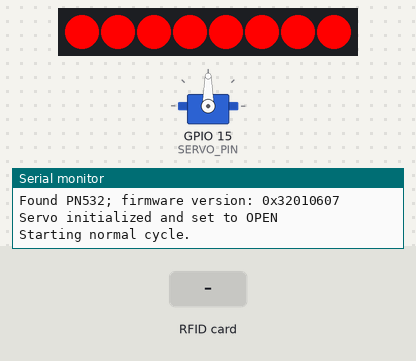
Recording of a sketch running on a simulated ESP32. Parts: 8 RGB LEDs in strip order, left to right, servo, the last lines printed to the serial monitor. The inputs (shaded band) are chosen by the test bench.

Above: at 1.9 s.
2.0 s: RFID card B9 47 7C 05 held to the reader
At 2.5 s:
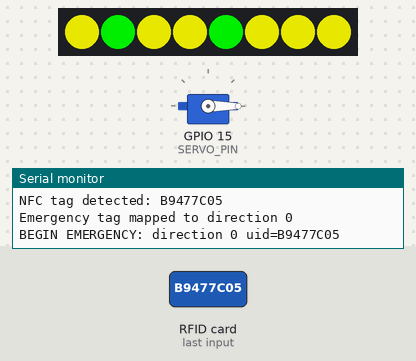
3.5 s: RFID card 04 B1 34 C2 D5 01 23 held to the reader
At 3.8 s:
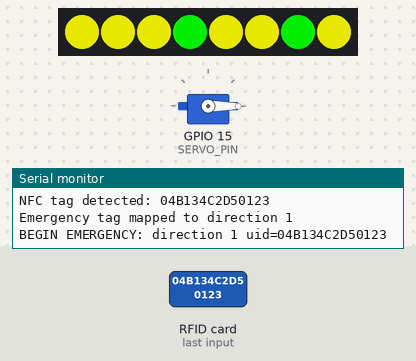
5.0 s: RFID card 04 C1 A2 B3 D4 12 34 held to the reader
At 36.6 s:
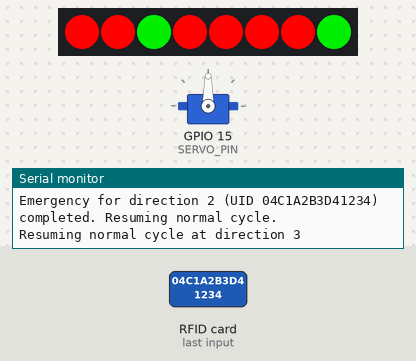
Timing chart, 0 to 56.9 s (numbered marks = the images above; inputs shaded):
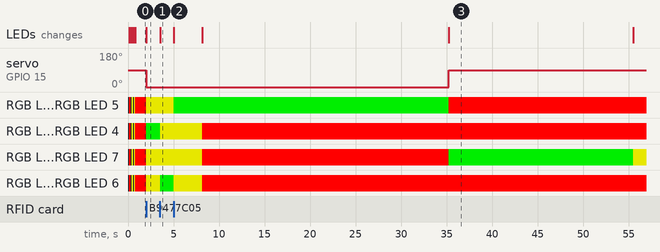

The sketch:

v4.ino
```cpp
/*
  ESP32 Traffic Light Controller + NFC Emergency + Servo
  -------------------------------------------------------
  Features:
    - Normal traffic light cycle with 4 directions
    - Emergency override via NFC (green light for 30s)
    - Servo control: closes when emergency active, opens otherwise
    - Updated LED mapping for NeoPixel LEDs
*/

#include <Arduino.h>
#include <Wire.h>
#include <Adafruit_NeoPixel.h>
#include <Adafruit_PN532.h>
#include <ESP32Servo.h>

/* ================= CONFIGURATION ================= */
#define NUM_DIRECTIONS 4
#define LEDS_PER_DIRECTION 2
#define LED_COUNT 8

#define LED_PIN 5
#define I2C_SDA 21
#define I2C_SCL 22
#define PN532_IRQ_PIN 4
#define PN532_RESET_PIN 2

#define NORMAL_GREEN_MS 20000UL
#define NORMAL_YELLOW_MS 5000UL

#define EMERGENCY_GREEN_MS 30000UL
#define EMERGENCY_OTHER_YELLOW_MS 3000UL

#define UNKNOWN_UID_PRINT_DEBOUNCE_MS 1000UL
#define PN532_READ_TIMEOUT 250UL

/* Servo config */
#define SERVO_PIN 15
Servo gateServo;
#define SERVO_OPEN_ANGLE 90
#define SERVO_CLOSED_ANGLE 0

/* Calculate normal red duration for each direction */
const unsigned long NORMAL_RED_MS = NUM_DIRECTIONS * (NORMAL_GREEN_MS + NORMAL_YELLOW_MS) - (NORMAL_GREEN_MS + NORMAL_YELLOW_MS);

/* ================= STATIC CHECK ==================== */
#if ((NUM_DIRECTIONS * LEDS_PER_DIRECTION) != LED_COUNT)
  #error "LED_COUNT must equal NUM_DIRECTIONS * LEDS_PER_DIRECTION"
#endif

/* ================= GLOBALS ======================== */
static Adafruit_NeoPixel strip = Adafruit_NeoPixel(LED_COUNT, LED_PIN, NEO_GRB + NEO_KHZ800);
static Adafruit_PN532 nfc = Adafruit_PN532(PN532_IRQ_PIN, PN532_RESET_PIN);

static uint32_t COLOR_RED;
static uint32_t COLOR_YELLOW;
static uint32_t COLOR_GREEN;
static uint32_t COLOR_OFF = 0;

/* New direction-to-pixel mapping */
static const uint8_t directionPixelMap[NUM_DIRECTIONS][LEDS_PER_DIRECTION] = {
  {1, 4}, // direction 0
  {3, 6}, // direction 1
  {0, 5}, // direction 2
  {2, 7}  // direction 3
};

/* NFC UID mapping structure */
typedef struct {
  const char* uidHex;
  uint8_t directionIndex;
} UidMap;

static UidMap nfcUidToDirectionMap[] = {
  { "B9477C05", 0 },
  { "04B134C2D50123", 1 },
  { "04C1A2B3D41234", 2 },
  { "0499AA11BB2233", 3 }
};
static const uint8_t NFCTAG_MAP_COUNT = sizeof(nfcUidToDirectionMap) / sizeof(nfcUidToDirectionMap[0]);

/* State machines */
typedef enum { NORM_GREEN, NORM_YELLOW } NormalState;
static NormalState normalState = NORM_GREEN;
static uint8_t normalCurrentDirection = 0;
static unsigned long normalStateStartMillis = 0UL;

static bool emergencyActive = false;
static String currentEmergencyUid = String("");
static int emergencyDirection = -1;
static unsigned long emergencyStartMillis = 0UL;

static unsigned long lastUnknownPrintMillis = 0UL;

/* ============== FUNCTION DECLARATIONS ============== */
static String uidBytesToHexString(uint8_t* uid, uint8_t uidLength);
static int findDirectionForUid(const String uidHex);
static void setDirectionColor(uint8_t dir, uint32_t color);
static void setAllDirectionsTo(uint32_t color);
static void updateStrip(void);
static void beginEmergency(const String uidHex, int dirIndex);
static void endEmergencyAndResume(void);
static void handleNormalStateMachine(void);
static void handleEmergencyStateMachine(void);
static void showInitialState(void);

/* ==================== SETUP ======================== */
void setup(void) {
  Serial.begin(115200);
  delay(100);
  Serial.println();
  Serial.println("=== ESP32 Traffic Light Controller + Servo ===");
  Serial.print("Computed approximate RED duration per direction: ");
  Serial.print(NORMAL_RED_MS); Serial.print(" ms ("); Serial.print(NORMAL_RED_MS/1000); Serial.println(" s)");

  Wire.begin(I2C_SDA, I2C_SCL);
  Serial.print("I2C started on SDA="); Serial.print(I2C_SDA); Serial.print(" SCL="); Serial.println(I2C_SCL);

  nfc.begin();
  uint32_t versiondata = nfc.getFirmwareVersion();
  if (!versiondata) {
    Serial.println("Didn't find PN532 board; check wiring!");
  } else {
    Serial.print("Found PN532; firmware version: 0x"); Serial.println(versiondata, HEX);
    nfc.SAMConfig();
  }

  strip.begin();
  strip.show();
  COLOR_RED = strip.Color(255,0,0);
  COLOR_YELLOW = strip.Color(180,180,0);
  COLOR_GREEN = strip.Color(0,200,0);

  gateServo.attach(SERVO_PIN);
  gateServo.write(SERVO_OPEN_ANGLE);
  Serial.println("Servo initialized and set to OPEN");

  showInitialState();

  normalState = NORM_GREEN;
  normalCurrentDirection = 0;
  normalStateStartMillis = millis();
  Serial.println("Starting normal cycle.");
}

/* ===================== LOOP ======================== */
void loop(void) {
  uint8_t uid[7];
  uint8_t uidLength = 0;

  bool success = nfc.readPassiveTargetID(PN532_MIFARE_ISO14443A, uid, &uidLength, PN532_READ_TIMEOUT);
  if (success && uidLength > 0) {
    String uidHex = uidBytesToHexString(uid, uidLength);
    Serial.print("NFC tag detected: "); Serial.println(uidHex);

    int dir = findDirectionForUid(uidHex);
    if (dir >= 0 && dir < NUM_DIRECTIONS) {
      if (emergencyActive && uidHex == currentEmergencyUid) {
        Serial.println("Duplicate emergency tag during active emergency - ignored.");
      } else {
        Serial.print("Emergency tag mapped to direction "); Serial.println(dir);
        beginEmergency(uidHex, dir);
      }
    } else {
      unsigned long now = millis();
      if (now - lastUnknownPrintMillis > UNKNOWN_UID_PRINT_DEBOUNCE_MS) {
        Serial.print("Unknown tag UID: "); Serial.println(uidHex);
        lastUnknownPrintMillis = now;
      }
    }
  }

  if (emergencyActive) handleEmergencyStateMachine();
  else handleNormalStateMachine();

  delay(10);
}

/* ============= STATE MACHINE LOGIC ================= */
static void handleNormalStateMachine(void) {
  unsigned long now = millis();
  unsigned long elapsed = now - normalStateStartMillis;

  if (normalState == NORM_GREEN) {
    if (elapsed == 0) {
      Serial.print("Normal: GREEN for direction "); Serial.println(normalCurrentDirection);
      for (uint8_t d = 0; d < NUM_DIRECTIONS; ++d) {
        if (d == normalCurrentDirection) setDirectionColor(d, COLOR_GREEN);
        else setDirectionColor(d, COLOR_RED);
      }
      updateStrip();
    }
    if (elapsed >= NORMAL_GREEN_MS) {
      normalState = NORM_YELLOW;
      normalStateStartMillis = now;
      Serial.print("Normal: GREEN->YELLOW for direction "); Serial.println(normalCurrentDirection);
      setDirectionColor(normalCurrentDirection, COLOR_YELLOW);
      updateStrip();
    }
  } else if (normalState == NORM_YELLOW) {
    if (elapsed >= NORMAL_YELLOW_MS) {
      normalCurrentDirection = (normalCurrentDirection + 1) % NUM_DIRECTIONS;
      normalState = NORM_GREEN;
      normalStateStartMillis = now;
      Serial.print("Normal: Next GREEN direction "); Serial.println(normalCurrentDirection);
      for (uint8_t d = 0; d < NUM_DIRECTIONS; ++d) {
        if (d == normalCurrentDirection) setDirectionColor(d, COLOR_GREEN);
        else setDirectionColor(d, COLOR_RED);
      }
      updateStrip();
    }
  }
}

static void handleEmergencyStateMachine(void) {
  unsigned long now = millis();
  unsigned long elapsed = now - emergencyStartMillis;

  if (elapsed <= EMERGENCY_GREEN_MS) {
    gateServo.write(SERVO_CLOSED_ANGLE); // close servo during emergency

    for (uint8_t d = 0; d < NUM_DIRECTIONS; ++d) {
      if ((int)d == emergencyDirection) setDirectionColor(d, COLOR_GREEN);
      else {
        if (elapsed < EMERGENCY_OTHER_YELLOW_MS) setDirectionColor(d, COLOR_YELLOW);
        else setDirectionColor(d, COLOR_RED);
      }
    }
    updateStrip();
  } else {
    gateServo.write(SERVO_OPEN_ANGLE); // open servo after emergency

    Serial.print("Emergency for direction "); Serial.print(emergencyDirection);
    Serial.print(" (UID "); Serial.print(currentEmergencyUid); Serial.println(") completed. Resuming normal cycle.");
    endEmergencyAndResume();
  }
}

/* ============= EMERGENCY CONTROL =================== */
static void beginEmergency(const String uidHex, int dirIndex) {
  emergencyActive = true;
  currentEmergencyUid = uidHex;
  emergencyDirection = dirIndex;
  emergencyStartMillis = millis();

  Serial.print("BEGIN EMERGENCY: direction "); Serial.print(emergencyDirection);
  Serial.print(" uid="); Serial.println(currentEmergencyUid);

  for (uint8_t d = 0; d < NUM_DIRECTIONS; ++d) {
    if ((int)d == emergencyDirection) setDirectionColor(d, COLOR_GREEN);
    else setDirectionColor(d, COLOR_YELLOW);
  }
  updateStrip();
}

static void endEmergencyAndResume(void) {
  emergencyActive = false;
  currentEmergencyUid = String("");
  int nextDir = (emergencyDirection + 1) % NUM_DIRECTIONS;
  emergencyDirection = -1;

  normalCurrentDirection = (uint8_t)nextDir;
  normalState = NORM_GREEN;
  normalStateStartMillis = millis();

  Serial.print("Resuming normal cycle at direction "); Serial.println(normalCurrentDirection);

  for (uint8_t d = 0; d < NUM_DIRECTIONS; ++d) {
    if (d == normalCurrentDirection) setDirectionColor(d, COLOR_GREEN);
    else setDirectionColor(d, COLOR_RED);
  }
  updateStrip();
}

/* ============= LED & UTILITIES ===================== */
static void setDirectionColor(uint8_t dir, uint32_t color) {
  for (uint8_t i = 0; i < LEDS_PER_DIRECTION; ++i) {
    uint8_t idx = directionPixelMap[dir][i];
    if (idx < LED_COUNT) strip.setPixelColor(idx, color);
  }
}

static void setAllDirectionsTo(uint32_t color) {
  for (uint16_t i = 0; i < LED_COUNT; ++i) strip.setPixelColor(i, color);
}

static void updateStrip(void) {
  strip.show();
}

static String uidBytesToHexString(uint8_t* uid, uint8_t uidLength) {
  String s = "";
  for (uint8_t i = 0; i < uidLength; ++i) {
    uint8_t b = uid[i];
    if (b < 16) s += "0";
    s += String(b, HEX);
  }
  s.toUpperCase();
  return s;
}

static int findDirectionForUid(const String uidHex) {
  for (uint8_t i = 0; i < NFCTAG_MAP_COUNT; ++i) {
    if (uidHex.equalsIgnoreCase(nfcUidToDirectionMap[i].uidHex)) return nfcUidToDirectionMap[i].directionIndex;
  }
  return -1;
}

static void showInitialState(void) {
  setAllDirectionsTo(COLOR_OFF);
  for (uint8_t d = 0; d < NUM_DIRECTIONS; ++d) setDirectionColor(d, COLOR_RED);
  updateStrip();
  delay(200);
  for (int t = 0; t < 2; ++t) {
    setAllDirectionsTo(COLOR_OFF); updateStrip(); delay(120);
    for (uint8_t d = 0; d < NUM_DIRECTIONS; ++d) setDirectionColor(d, COLOR_YELLOW);
    updateStrip(); delay(120);
  }
  for (uint8_t d = 0; d < NUM_DIRECTIONS; ++d) setDirectionColor(d, COLOR_RED);
  updateStrip();
}

/* End of file */
```

Measured:
- after the input at 2.0 s, servo on GPIO 15 (SERVO_PIN): 90° → 0° at once; RGB LED 0, RGB LED 2, RGB LED 3, RGB LED 5–7: RGB(255, 0, 0) → RGB(180, 180, 0) at once; RGB LED 1, RGB LED 4: RGB(255, 0, 0) → RGB(0, 200, 0) at once; the LEDs: change at once (image 1)
- after the input at 3.5 s, RGB LED 1, RGB LED 4: RGB(0, 200, 0) → RGB(180, 180, 0) at once; RGB LED 3, RGB LED 6: RGB(180, 180, 0) → RGB(0, 200, 0) at once; the LEDs: change at once (image 2)
- after the input at 5.0 s, servo on GPIO 15 (SERVO_PIN): 0° → 90° after 30.3 s instead of 28.8 s
